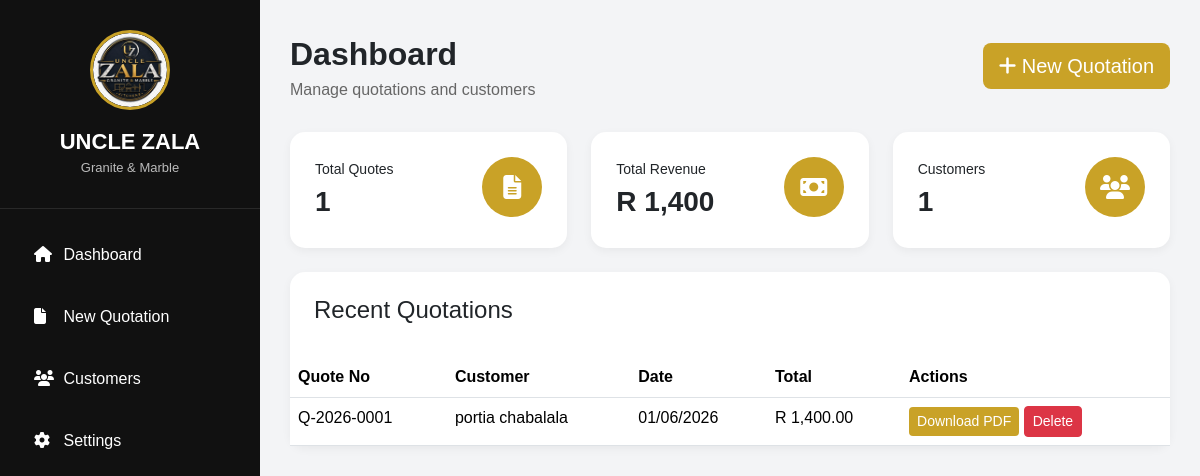
Before: / with the older database file.
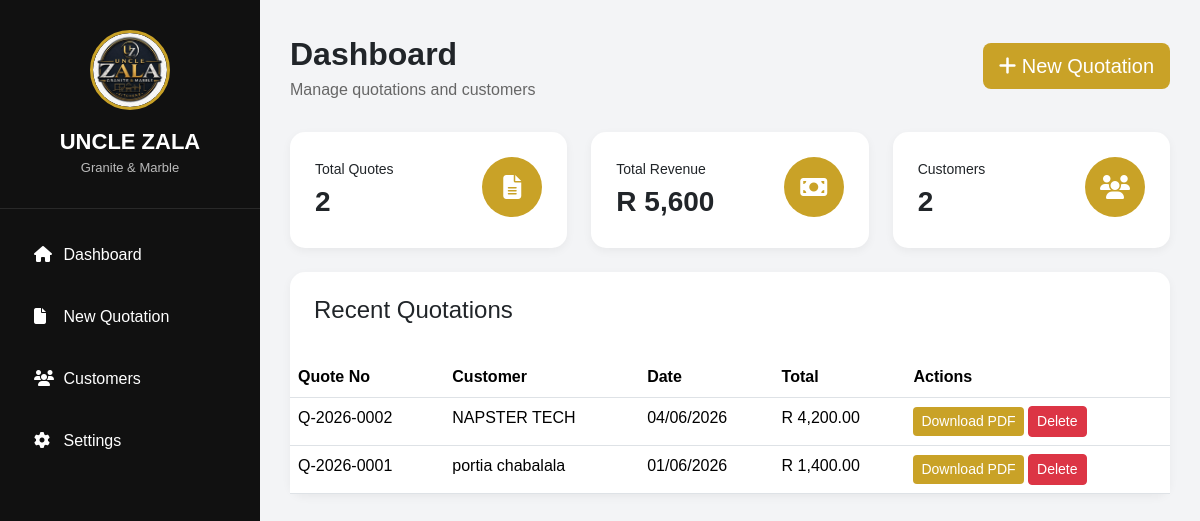
After: the same page with the newer database file.
### app.py (models this page shows)
class Quote(db.Model):
    id = db.Column(
        db.Integer,
        primary_key=True
    )
    quote_number = db.Column(
        db.String(50),
        unique=True
    )
    customer_name = db.Column(
        db.String(200)
    )
    customer_phone = db.Column(
        db.String(100)
    )
    customer_address = db.Column(
        db.Text
    )
    description = db.Column(
        db.String(500)
    )
    material = db.Column(
        db.String(200)
    )
    size = db.Column(
        db.String(100)
    )
    quantity = db.Column(
        db.Integer
    )
    unit_price = db.Column(
        db.Float
    )
    labour_percentage = db.Column(
        db.Float
    )
    labour_amount = db.Column(
        db.Float
    )
    subtotal = db.Column(
        db.Float
    )
    total = db.Column(
        db.Float
    )
    created_at = db.Column(
        db.DateTime,
        default=datetime.utcnow
    )

### app.py (the view)
@app.route("/")
def dashboard():
    quotes = Quote.query.order_by(
        Quote.id.desc()
    ).all()
    return render_template(
        "dashboard.html",
        quotes=quotes
    )

### templates/dashboard.html (shortened to what this page needs)
<!DOCTYPE html>
<html lang="en">
<head>
<link href="https://cdn.jsdelivr.net/npm/bootstrap@5.3.3/dist/css/bootstrap.min.css" rel="stylesheet">
<link href="https://cdnjs.cloudflare.com/ajax/libs/font-awesome/6.5.2/css/all.min.css" rel="stylesheet">
</head>
<body>
<div class="sidebar">
    <div class="logo-section">
        <div class="logo-circle">
            <img src="/static/logo.jpg" alt="Company Logo" style="width: 100%; height: 100%; object-fit: cover; border-radius: 50%;">
        </div>
        <div class="company">
            UNCLE ZALA
        </div>
        <div class="subtitle">
            Granite & Marble
        </div>
    </div>
    <div class="sidebar-menu">
        <a href="/">
            <i class="fa fa-home"></i>
            Dashboard
        </a>
        <a href="/create">
            <i class="fa fa-file"></i>
            New Quotation
        </a>
        <a href="#">
            <i class="fa fa-users"></i>
            Customers
        </a>
        <a href="#">
            <i class="fa fa-gear"></i>
            Settings
        </a>
    </div>
</div>
<div class="main">
    <div class="top-actions">
        <div>
            <div class="page-title">
                Dashboard
            </div>
            <div class="page-subtitle">
                Manage quotations and customers
            </div>
        </div>
        <a href="/create" class="btn btn-gold btn-lg">
            <i class="fa fa-plus"></i>
            New Quotation
        </a>
    </div>
    <div class="row mb-4">
        <div class="col-md-4">
            <div class="stat-card">
                <div class="d-flex justify-content-between">
                    <div>
                        <small>Total Quotes</small>
                        <div class="stat-number">
                            {{ quotes|length }}
                        </div>
                    </div>
                    <div class="stat-icon">
                        <i class="fa fa-file-lines"></i>
                    </div>
                </div>
            </div>
        </div>
        <div class="col-md-4">
            <div class="stat-card">
                <div class="d-flex justify-content-between">
                    <div>
                        <small>Total Revenue</small>
                        <div class="stat-number">
                            R {{ "{:,.0f}".format(quotes|sum(attribute='total')) if quotes else "0" }}
                        </div>
                    </div>
                    <div class="stat-icon">
                        <i class="fa fa-money-bill"></i>
                    </div>
                </div>
            </div>
        </div>
        <div class="col-md-4">
            <div class="stat-card">
                <div class="d-flex justify-content-between">
                    <div>
                        <small>Customers</small>
                        <div class="stat-number">
                            {{ quotes|length }}
                        </div>
                    </div>
                    <div class="stat-icon">
                        <i class="fa fa-users"></i>
                    </div>
                </div>
            </div>
        </div>
    </div>
    <div class="quote-card">
        <div class="p-4">
            <h4>Recent Quotations</h4>
        </div>
        <table class="table table-hover mb-0">
            <thead>
                <tr>
                    <th>Quote No</th>
                    <th>Customer</th>
                    <th>Date</th>
                    <th>Total</th>
                    <th>Actions</th>
                </tr>
            </thead>
            <tbody>
                {% for quote in quotes %}
                <tr>
                    <td>{{ quote.quote_number }}</td>
                    <td>{{ quote.customer_name }}</td>
                    <td>
                        {{ quote.created_at.strftime('%d/%m/%Y') }}
                    </td>
                    <td>
                        R {{ "{:,.2f}".format(quote.total) }}
                    </td>
                    <td>
                        <a href="/pdf/{{ quote.id }}"
                           class="btn btn-sm btn-gold">
                           Download PDF
                        </a>
                        <a href="/delete/{{ quote.id }}"
                           class="btn btn-sm btn-danger">
                           Delete
                        </a>
                    </td>
                </tr>
                {% endfor %}
            </tbody>
        </table>
    </div>
</div>
</body>
</html>

### templates/dashboard.html (style rules this page uses)
:root { --gold:#c9a227; --dark:#111111; --light:#f5f5f5; }
body { background:#f3f4f6; font-family:Arial, Helvetica, sans-serif; }
.sidebar { position:fixed; left:0; top:0; width:260px; height:100vh; background:var(--dark); color:white; }
.logo-section { text-align:center; padding:30px 20px; border-bottom:1px solid rgba(255,255,255,.1); }
.logo-circle { width:80px; height:80px; border-radius:50%; margin:auto; display:flex; align-items:center; justify-content:center; overflow: hidden; border: 3px solid var(--gold); }
.company { margin-top:15px; font-size:22px; font-weight:bold; }
.subtitle { color:#bbb; font-size:13px; }
.sidebar-menu { padding:20px; }
.sidebar-menu a { display:block; color:white; text-decoration:none; padding:14px; border-radius:8px; margin-bottom:10px; transition:.3s; }
.sidebar-menu i { width:25px; }
.main { margin-left:260px; padding:30px; }
.page-title { font-size:32px; font-weight:bold; }
.page-subtitle { color:#666; }
.stat-card { background:white; border-radius:15px; padding:25px; box-shadow:0 3px 10px rgba(0,0,0,.05); }
.stat-icon { width:60px; height:60px; border-radius:50%; background:var(--gold); color:white; display:flex; align-items:center; justify-content:center; font-size:24px; }
.stat-number { font-size:28px; font-weight:bold; }
.quote-card { background:white; border-radius:15px; box-shadow:0 3px 10px rgba(0,0,0,.05); }
.table thead { background:var(--dark); color:white; }
.btn-gold { background:var(--gold); color:white; border:none; }
.top-actions { display:flex; justify-content:space-between; align-items:center; margin-bottom:30px; }

Changed rows visible on the page:
added Quote: quote_number "Q-2026-0002", customer_name "NAPSTER TECH", created_at "04/06/2026", total "4,200.00"
Other visible differences:
{{ quotes|length }}: "1" → "2"
{{ "{:,.0f}".format(quotes|sum(attribute='total')) if quotes else "0" }}: "1,400" → "5,600"
